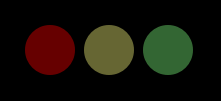
      <widget class="QWidget" name="SignalLightsWidget" native="true">
       <property name="geometry">
        <rect>
         <x>10</x>
         <y>90</y>
         <width>221</width>
         <height>101</height>
        </rect>
       </property>
       <property name="styleSheet">
        <string notr="true">background-color:#000000; </string>
       </property>
       <layout class="QHBoxLayout" name="horizontalLayout">
        <property name="leftMargin">
         <number>22</number>
        </property>
        <property name="topMargin">
         <number>0</number>
        </property>
        <property name="rightMargin">
         <number>22</number>
        </property>
        <property name="bottomMargin">
         <number>0</number>
        </property>
        <item>
         <widget class="QLabel" name="RedSignal">
          <property name="maximumSize">
           <size>
            <width>50</width>
            <height>50</height>
           </size>
          </property>
          <property name="styleSheet">
           <string notr="true">background-color: #660000;  border-radius: 25px;</string>
          </property>
          <property name="text">
           <string/>
          </property>
         </widget>
        </item>
        <item>
         <widget class="QLabel" name="YellowSignal">
          <property name="maximumSize">
           <size>
            <width>50</width>
            <height>50</height>
           </size>
          </property>
          <property name="styleSheet">
           <string notr="true">background-color: #666633;  border-radius: 25px;</string>
          </property>
          <property name="text">
           <string/>
          </property>
          <property name="alignment">
           <set>Qt::AlignmentFlag::AlignLeading|Qt::AlignmentFlag::AlignLeft|Qt::AlignmentFlag::AlignVCenter</set>
          </property>
         </widget>
        </item>
        <item>
         <widget class="QLabel" name="GreenSignal">
          <property name="maximumSize">
           <size>
            <width>50</width>
            <height>50</height>
           </size>
          </property>
          <property name="styleSheet">
           <string notr="true">background-color: #336633;  border-radius: 25px;</string>
          </property>
          <property name="text">
           <string/>
          </property>
         </widget>
        </item>
       </layout>
      </widget>
